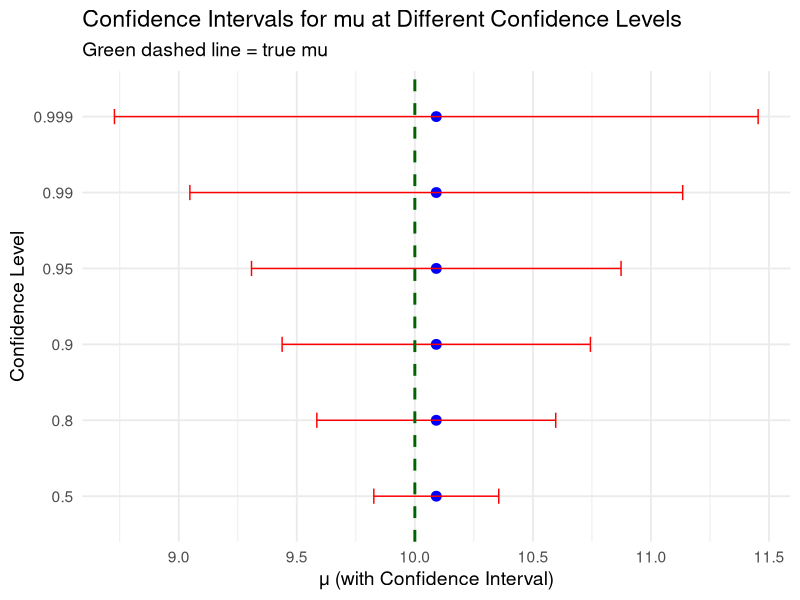
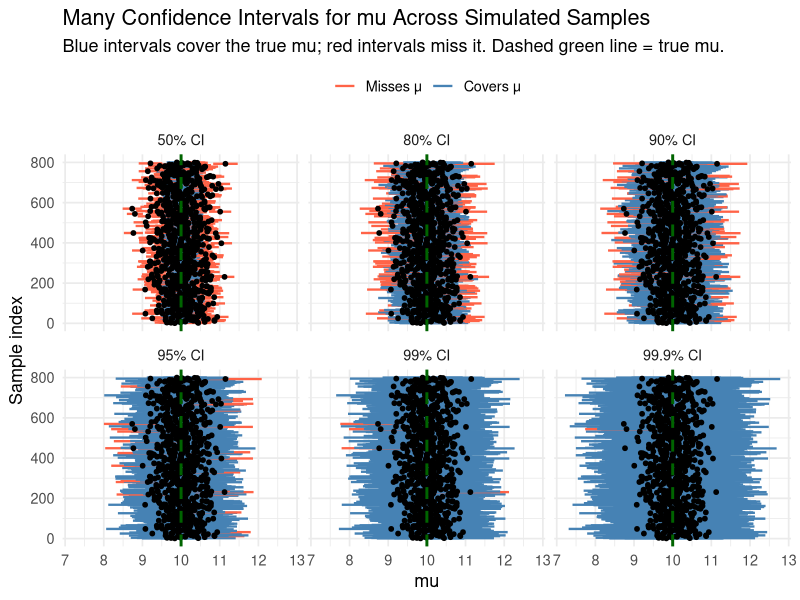

Here is the R script that generated these plots, in order:
#confidence intervals of mu
library(tidyverse)

#data and sample statistics from some distribution assuming 95% CI
true_mu <- 10 
true_sd <- 3
x <- rnorm(50, mean = true_mu, sd = true_sd)
xbar <- mean(x)
s <- sd(x)
n <- length(x)

#set of CIS for each confidence level
conf_levels <- c(0.50, 0.80, 0.90, 0.95, 0.99, 0.999)

ci_df <- data.frame(conf_level = conf_levels) %>%
  rowwise() %>%
  mutate(
    alpha = 1 - conf_level,
    t_crit = qt(1 - alpha/2, df = n - 1),
    margin_error = t_crit * s / sqrt(n),
    lower = xbar - margin_error,
    upper = xbar + margin_error
  ) %>%
  ungroup()

ggplot(ci_df, aes(y = factor(conf_level), x = xbar)) +
  geom_point(color = "blue", size = 3) +
  geom_errorbarh(aes(xmin = lower, xmax = upper), height = 0.2, color = "red") +
  geom_vline(xintercept = true_mu, color = "darkgreen", linetype = "dashed", linewidth = 1) +
  labs(
    title = "Confidence Intervals for mu at Different Confidence Levels",
    subtitle = "Green dashed line = true mu",
    x = "μ (with Confidence Interval)", 
    y = "Confidence Level"
  ) +
  theme_minimal(base_size = 14)

#do this many times
#n equals sample size of the dataset
#n_samples is the number of datasets

n <- 50                 
n_samples <- 800

#create table with one row per simulated dataset
#for each row, draw n random values from the normal distribution
#for each observation compute the sample mean and standard deviation
#keep only trhe simulation index and the summary statistics
sim_df <- tibble(sim = 1:n_samples) %>%
  rowwise() %>%
  mutate(x = list(rnorm(n, mean = true_mu, sd = true_sd))) %>%
  ungroup() %>%
  mutate(xbar = sapply(x, mean),
         s    = sapply(x, sd)) %>%
  select(sim, xbar, s)

#build confidence intervals for each simulation
#for each simulation, compute alpha, t_critical, margin of error
#lower and upper CI bounds and an indicator variable to see if the interval
#covers the true value
cis <- expand_grid(sim_df, conf_level = conf_levels) %>%
  mutate(
    alpha   = 1 - conf_level,
    df      = n - 1,
    t_crit  = qt(1 - alpha/2, df = df),
    me      = t_crit * s / sqrt(n),
    lower   = xbar - me,
    upper   = xbar + me,
    cover   = (lower <= true_mu) & (true_mu <= upper)
  )

#group by confidence level and compute coverage probability
coverage_summary <- cis %>%
  group_by(conf_level) %>%
  summarise(coverage = mean(cover), .groups = "drop")

print(coverage_summary)

#plot confidence intervals.  Each row is one simulation.  CIs are blue if they cover mu
#and red if they do not.  the dot is the sample mean, with the dashed line being
#the true mean
ggplot(cis, aes(y = sim)) +
  geom_segment(aes(x = lower, xend = upper, yend = sim, color = cover), linewidth = 0.8) +
  geom_point(aes(x = xbar), size = 1.3) +
  geom_vline(xintercept = true_mu, linetype = "dashed", color = "darkgreen", linewidth = 1) +
  scale_color_manual(values = c(`TRUE` = "steelblue", `FALSE` = "tomato"),
                     labels = c(`TRUE` = "Covers μ", `FALSE` = "Misses μ"),
                     name = NULL) +
  facet_wrap(~ conf_level, ncol = 3,
             labeller = labeller(conf_level = function(z) paste0(100*as.numeric(z), "% CI"))) +
  labs(
    title = "Many Confidence Intervals for mu Across Simulated Samples",
    subtitle = "Blue intervals cover the true mu; red intervals miss it. Dashed green line = true mu.",
    x = "mu",
    y = "Sample index"
  ) +
  theme_minimal(base_size = 13) +
  theme(legend.position = "top")
